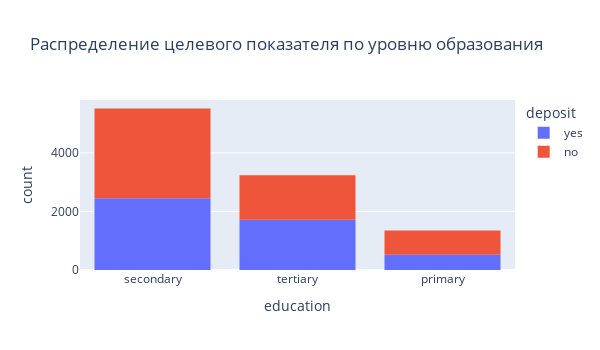

Notebook cell for this chart:
### Code cell
# постройте визуализации для открывших и неоткрывших депозит в зависимости от образования
build_histogram(df_filtered, 'education', 'deposit', 'Распределение целевого показателя по уровню образования')

### Figure 1 — Plotly figure (JSON) as saved in the notebook; plotly's stock layout.template omitted (floating-point values rounded to 4 significant figures; data arrays with more than 128 entries replaced by an {"elided": "..."} marker saying what was removed)
{"data": [{"alignmentgroup": "True", "bingroup": "x", "hovertemplate": "deposit=yes<br>education=%{x}<br>count=%{y}<extra></extra>", "legendgroup": "yes", "marker": {"color": "#636efa", "pattern": {"shape": ""}}, "name": "yes", "nbinsx": 25, "offsetgroup": "yes", "orientation": "v", "showlegend": true, "type": "histogram", "x": {"elided": "4681 str values"}, "xaxis": "x", "yaxis": "y"}, {"alignmentgroup": "True", "bingroup": "x", "hovertemplate": "deposit=no<br>education=%{x}<br>count=%{y}<extra></extra>", "legendgroup": "no", "marker": {"color": "#EF553B", "pattern": {"shape": ""}}, "name": "no", "nbinsx": 25, "offsetgroup": "no", "orientation": "v", "showlegend": true, "type": "histogram", "x": {"elided": "5424 str values"}, "xaxis": "x", "yaxis": "y"}], "layout": {"barmode": "relative", "height": 350, "legend": {"title": {"text": "deposit"}, "tracegroupgap": 0}, "title": {"text": "Распределение целевого показателя по уровню образования"}, "width": 600, "xaxis": {"anchor": "y", "domain": [0, 1], "title": {"text": "education"}}, "yaxis": {"anchor": "x", "domain": [0, 1], "title": {"text": "count"}}}}
